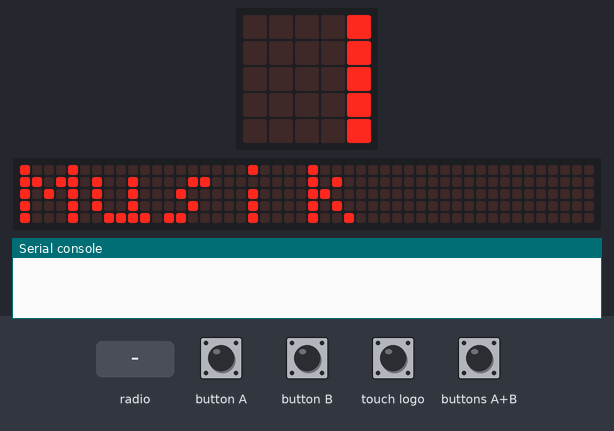
The program below on a simulated BBC micro:bit (MakeCode). Shown: the board's 5×5 LED display, a strip that is not on the board, showing the scrolling text unrolled, the last lines printed to the serial console. The inputs (shaded band) are chosen by the test bench. No radio messages arrive unless stated (any console line starting 'radio sent:' is added by the test bench); the 48×5 strip is a reading aid, not a part: it shows the text the display is scrolling, unrolled, one strip-width of it at a time.

Above: at 0.2 s.
At 5.0 s:
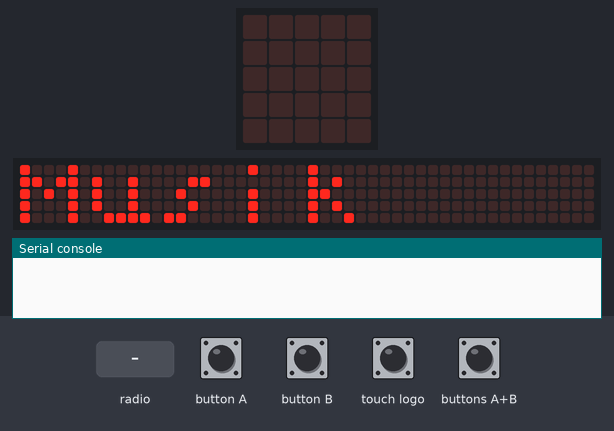
7.6 s: radio message "2" arrives
At 8.0 s:
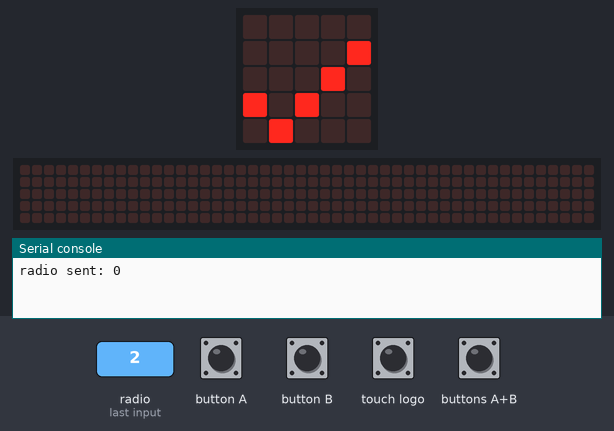
Timing chart, 0 to 10.6 s (numbered marks = the images above; inputs shaded):
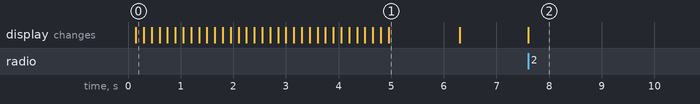

The program:

main.ts
```typescript
radio.onReceivedNumber(function (receivedNumber) {
    basic.showLeds(`
        . . . . .
        . . . . #
        . . . # .
        # . # . .
        . # . . .
        `)
})
input.onLogoEvent(TouchButtonEvent.Touched, function () {
    radio.sendNumber(2)
})
input.onButtonPressed(Button.A, function () {
    radio.sendNumber(4)
})
input.onButtonPressed(Button.AB, function () {
    radio.sendNumber(3)
})
input.onButtonPressed(Button.B, function () {
    radio.sendNumber(1)
})
basic.showString("Musik ")
radio.setGroup(1)
radio.sendNumber(0)
```

test.ts
```typescript
// Hier kann man Tests durchführen; diese Datei wird nicht kompiliert, wenn dieses Paket als Erweiterung verwendet wird.
```

Measured:
- after the input at 7.6 s, the display: changes at once (image 2)
- what the display in image 1 shows lasts 1.3 s, from 5.0 s to 6.3 s
